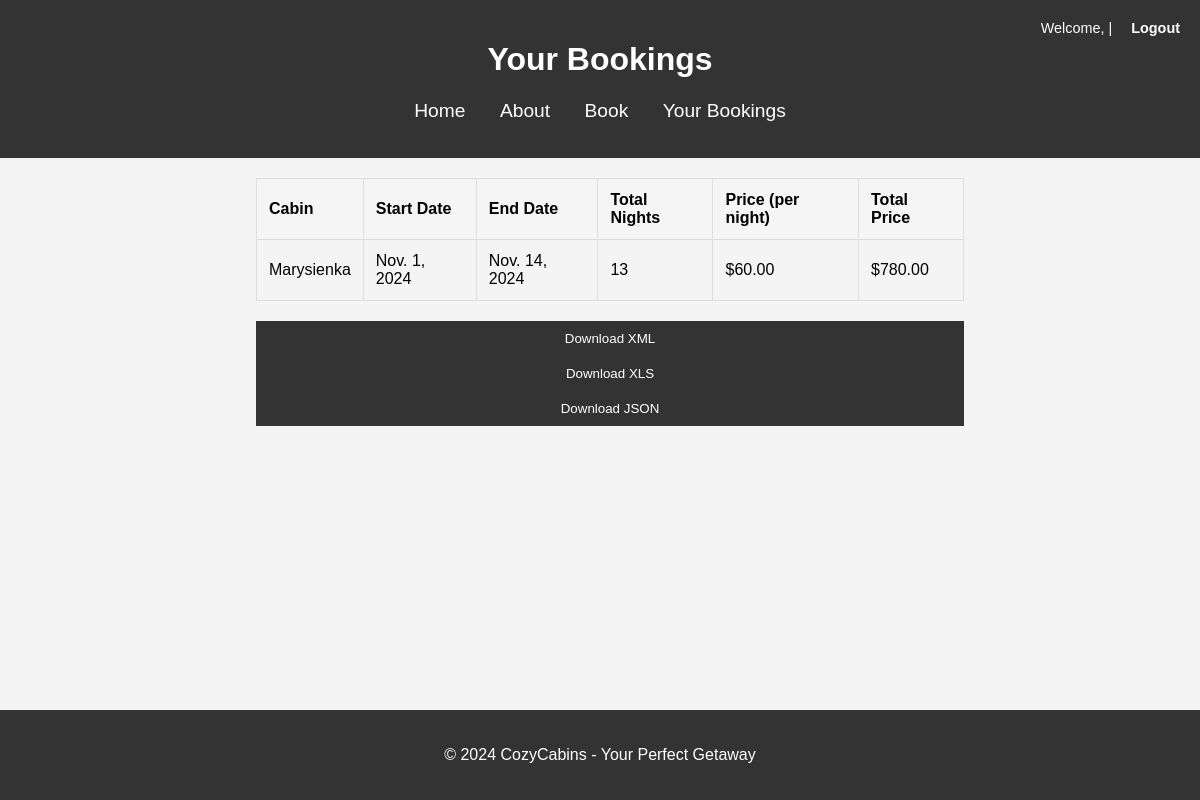
Page /your_bookings/ (signed in) on the committed database.
### rentals/models.py (models this page shows, shortened)
class Booking(models.Model):
    user = models.ForeignKey(settings.AUTH_USER_MODEL, on_delete=models.CASCADE)
    cabin = models.ForeignKey(Cabin, on_delete=models.CASCADE)
    start_date = models.DateField()
    end_date = models.DateField()
    guest_name = models.CharField(max_length=100)
    def total_nights(self):
        return (self.end_date - self.start_date).days
    def total_price(self):
        return self.total_nights() * self.cabin.price_per_night

class Cabin(models.Model):
    name = models.CharField(max_length=100)
    description = models.TextField()
    price_per_night = models.DecimalField(max_digits=10, decimal_places=2)
    image = models.ImageField(upload_to='cabin_images/', blank=True, null=True)
    available = models.BooleanField(default=True)

### rentals/views.py (the view)
# urls.py: path('your_bookings/', views.your_bookings, name='your_bookings'),
@login_required
def your_bookings(request):
    bookings = Booking.objects.filter(user=request.user)
    return render(request, 'rentals/your_bookings.html', {'bookings': bookings})

### templates/rentals/your_bookings.html (shortened to what this page needs)
<!DOCTYPE html>
<html>
<head>
    {% load static %}
    <link rel="stylesheet" type="text/css" href="{% static 'css/styles.css' %}">
</head>
<body>
    <header>
        <h1>Your Bookings</h1>
        <nav>
            <ul>
                <li><a href="{% url 'index' %}">Home</a></li>
                <li><a href="{% url 'about' %}">About</a></li>
                <li><a href="{% url 'book_cabin' %}">Book</a></li>
                <li><a href="{% url 'your_bookings' %}">Your Bookings</a></li>
            </ul>
        </nav>
        <div class="auth-links">
        {% if user.is_authenticated %}
            <span>Welcome, {{ user.first_name }}</span> | <a href="{% url 'logout' %}">Logout</a>
        {% else %}
            <a href="{% url 'login' %}">Login</a>
            <a href="{% url 'register' %}">Register</a>
        {% endif %}
        </div>
    </header>
    <main>
    <section class="bookings">
    {% if bookings %}
        <table class="bookings-table">
            <thead>
                <tr>
                    <th>Cabin</th>
                    <th>Start Date</th>
                    <th>End Date</th>
                    <th>Total Nights</th>
                    <th>Price (per night)</th>
                    <th>Total Price</th>
                </tr>
            </thead>
            <tbody>
                {% for booking in bookings %}
                    <tr>
                        <td>{{ booking.cabin.name }}</td>
                        <td>{{ booking.start_date }}</td>
                        <td>{{ booking.end_date }}</td>
                        <td>{{ booking.total_nights }}</td>
                        <td>${{ booking.cabin.price_per_night }}</td>
                        <td>${{ booking.total_price }}</td>
                    </tr>
                {% endfor %}
            </tbody>
        </table>
        <div class="download-buttons">
            <form action="{% url 'download_bookings' %}" method="get">
                <button type="submit" name="format" value="xml">Download XML</button>
                <button type="submit" name="format" value="xls">Download XLS</button>
                <button type="submit" name="format" value="json">Download JSON</button>
            </form>
        </div>
    {% else %}
        <p>You have no bookings.</p>
    {% endif %}
    </section>
    </main>
    <footer>
        <p>&copy; 2024 CozyCabins - Your Perfect Getaway</p>
    </footer>
</body>
</html>

### rentals/static/css/styles.css (style rules this page uses)
body { font-family: Arial, sans-serif; margin: 0; padding: 0; background-color: #f4f4f4; min-height: 100vh; display: flex; flex-direction: column; justify-content: space-between; }
header { background-color: #333; color: white; padding: 20px; text-align: center; }
header nav ul { list-style: none; padding: 0; }
header nav ul li { display: inline; margin: 0 15px; }
header nav ul li a { color: white; text-decoration: none; font-size: 1.2rem; }
main { flex: 1; }
footer { background-color: #333; color: white; text-align: center; padding: 20px; margin-top: 40px; }
.auth-links { position: absolute; top: 10px; right: 20px; color: #fff; }
.auth-links a { margin-left: 15px; text-decoration: none; color: #fff; font-weight: bold; }
form { display: flex; flex-direction: column; }
button { background-color: #333; color: #fff; border: none; padding: 10px; cursor: pointer; }
.bookings { margin-left: 20px; text-align: -webkit-center; }
.auth-links { margin-top: 10px; font-size: 0.9em; }
.bookings-table { width: 60%; border-collapse: collapse; margin-top: 20px; }
.bookings-table th, .bookings-table td { border: 1px solid #ddd; padding: 12px; text-align: left; }
.bookings-table th { background-color: #f5f5f5; font-weight: bold; }
.download-buttons { display: flex; margin-top: 20px; flex-direction: column; width: 60%; }

### rows in the picture
Booking: cabin.name "Marysienka", start_date "Nov. 1, 2024", end_date "Nov. 14, 2024", total_nights "13", cabin.price_per_night "60.00", total_price "780.00"
